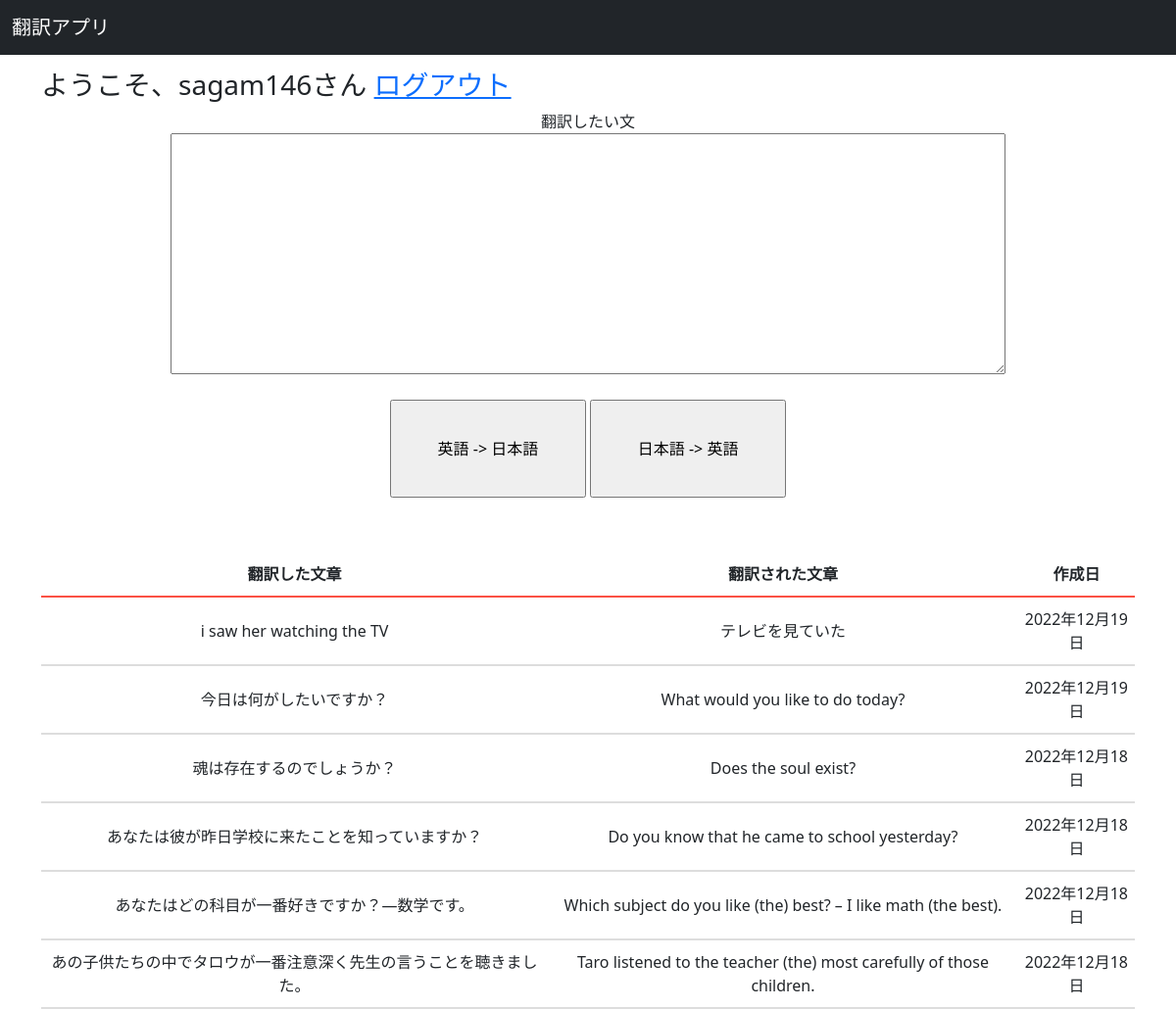
The app's page / (signed in) with its own data.
### dialy/models.py (models this page shows, shortened)
class dialylog(models.Model):
    author = models.ForeignKey(
        get_user_model(),
        on_delete=models.CASCADE,
    )
    source_text = models.CharField(max_length=100)
    tranlated_text = models.CharField(max_length=100)
    create_date = models.DateField(auto_now_add=True)

### dialy/views.py (the view, shortened to what this page needs)
# urls.py: path('', views.translate, name='translate'),
def translate(request):
    form_text, down_arrow = '', ''
    api_key = "66676f39-4ab7-4e17-be92-cd5c1aa2babd:fx"
    endpoint = "https://api-free.deepl.com/v2/translate"
    headers = {
        "Content-Type": "application/x-www-form-urlencoded",
    }
    user_data = dialylog.objects.all()
    data = {
                "auth_key": api_key,
                "text": form_text,
                "source_lang": 'EN',
                "target_lang": 'JA',
            }
    response = requests.post(endpoint, headers=headers, data=data)
    result = response.json()
    translated_text = result['translations'][0]['text']
    user = request.user
    if user.is_authenticated:
        if form_text != '':
            dialylog.objects.create(author=user, source_text=form_text, tranlated_text=translated_text)
        user_data = dialylog.objects.filter(author=user).order_by('-id')
    context = {
        'base_text': form_text,
        'down_arrow': down_arrow,
        'translated_text': translated_text,
        'user_data': user_data,
    }
    return render(request, 'dialy/translate.html', context)

### dialy/templates/dialy/translate.html (shortened to what this page needs)
{% extends 'dialy/base.html' %}
{% block content %}
{% if user.is_authenticated %}
<h3>
    ようこそ、{{ user.username }}さん
    <a href="{% url 'logout' %}">ログアウト</a>
</h3>
{% else %}
<h3>
    ログインしていません
    <a href="{% url 'login' %}">ログイン</a>
</h3>
<p>ログインしていただくと、翻訳の内容を保存する事ができます</p>
{% endif %}
<form method="POST" action="{% url 'translate' %}" style="text-align: center">
    <label for="text">翻訳したい文</label><br>
    <textarea type="text" id="text" name="text" rows="10" cols="90"></textarea><br>
    <div style="padding-top:20px;">
        <input type="submit" name="E_to_J" value="英語 -> 日本語"  style="width:200px;height:100px;">
        <input type="submit" name="J_to_E" value="日本語 -> 英語"  style="width:200px;height:100px;">
    </div>
</form>
<div style="text-align: center;padding-top:40px;">
</div>
{% if user.is_authenticated %}
<table>
    <tr>
      <th style="text-align: center;">翻訳した文章</th>
      <th style="text-align: center;">翻訳された文章</th>
      <th style="text-align: center;">作成日</th>
    </tr>
    {% for i in user_data %}
    <tr>
      <td>{{ i.source_text }}</td>
      <td>{{ i.tranlated_text }}</td>
      <td>{{ i.create_date }}</td>
    </tr>
    {% endfor %}
</table>
{% endif %}
{% endblock %}

### dialy/templates/dialy/base.html (shortened to what this page needs)
<!doctype html>
<html>
<head>
    <link href="https://cdn.jsdelivr.net/npm/bootstrap@5.0.2/dist/css/bootstrap.min.css" rel="stylesheet"
>
    {% load static %}
    <link href="{% static 'dialy/translate.css' %}" rel="stylesheet" type="text/css">
</head>
<body>
    <header>
        <nav class="navbar navbar-expand-md navbar-dark fixed-top bg-dark" >
            <div class="container-fluid">
                <a class="navbar-brand" href="#">翻訳アプリ</a>
            </div>
        </nav>
    </header>
    <div class="container">
        {% block content %}{% endblock %}
    </div>
</body>
</html>

### dialy/static/dialy/translate.css (style rules this page uses)
table { width: 100%; border-spacing: 0; }
table th { border-bottom: solid 2px #fb5144; padding: 10px 0; }
table td { border-bottom: solid 2px #ddd; text-align: center; padding: 10px 0; }

### dialy/templates/dialy/base.html (style rules this page uses)
body { padding-top: 70px; }

### records on screen
dialylog: source_text "i saw her watching the TV", tranlated_text "テレビを見ていた", create_date "2022年12月19日"
dialylog: source_text "今日は何がしたいですか？", tranlated_text "What would you like to do today?", create_date "2022年12月19日"
dialylog: source_text "魂は存在するのでしょうか？", tranlated_text "Does the soul exist?", create_date "2022年12月18日"
dialylog: source_text "あなたは彼が昨日学校に来たことを知っていますか？", tranlated_text "Do you know that he came to school yesterday?", create_date "2022年12月18日"
dialylog: source_text "あなたはどの科目が一番好きですか？―数学です。", tranlated_text "Which subject do you like (the) best? – I like math (the best).", create_date "2022年12月18日"
dialylog: source_text "あの子供たちの中でタロウが一番注意深く先生の言うことを聴きました。", tranlated_text "Taro listened to the teacher (the) most carefully of those children.", create_date "2022年12月18日"

### other values on screen
{{ user.username }} "sagam146"
